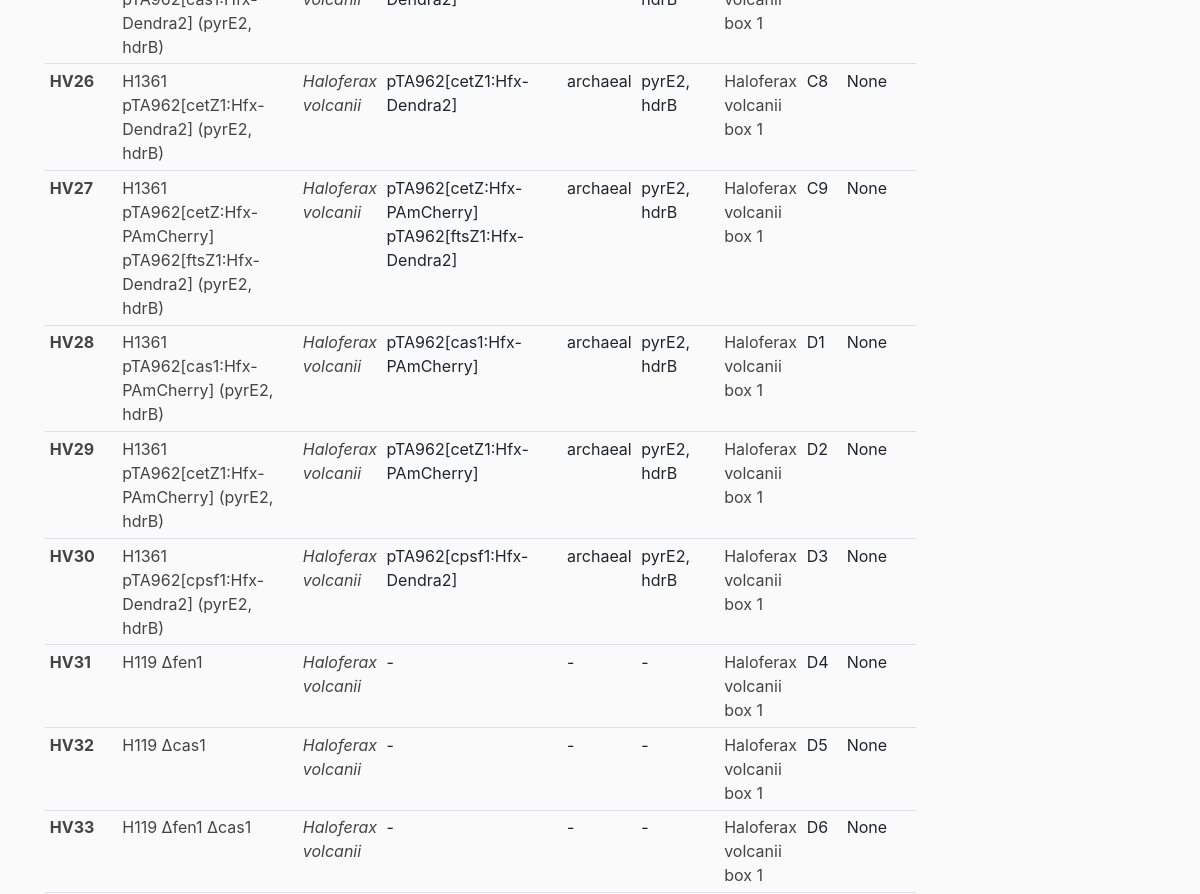
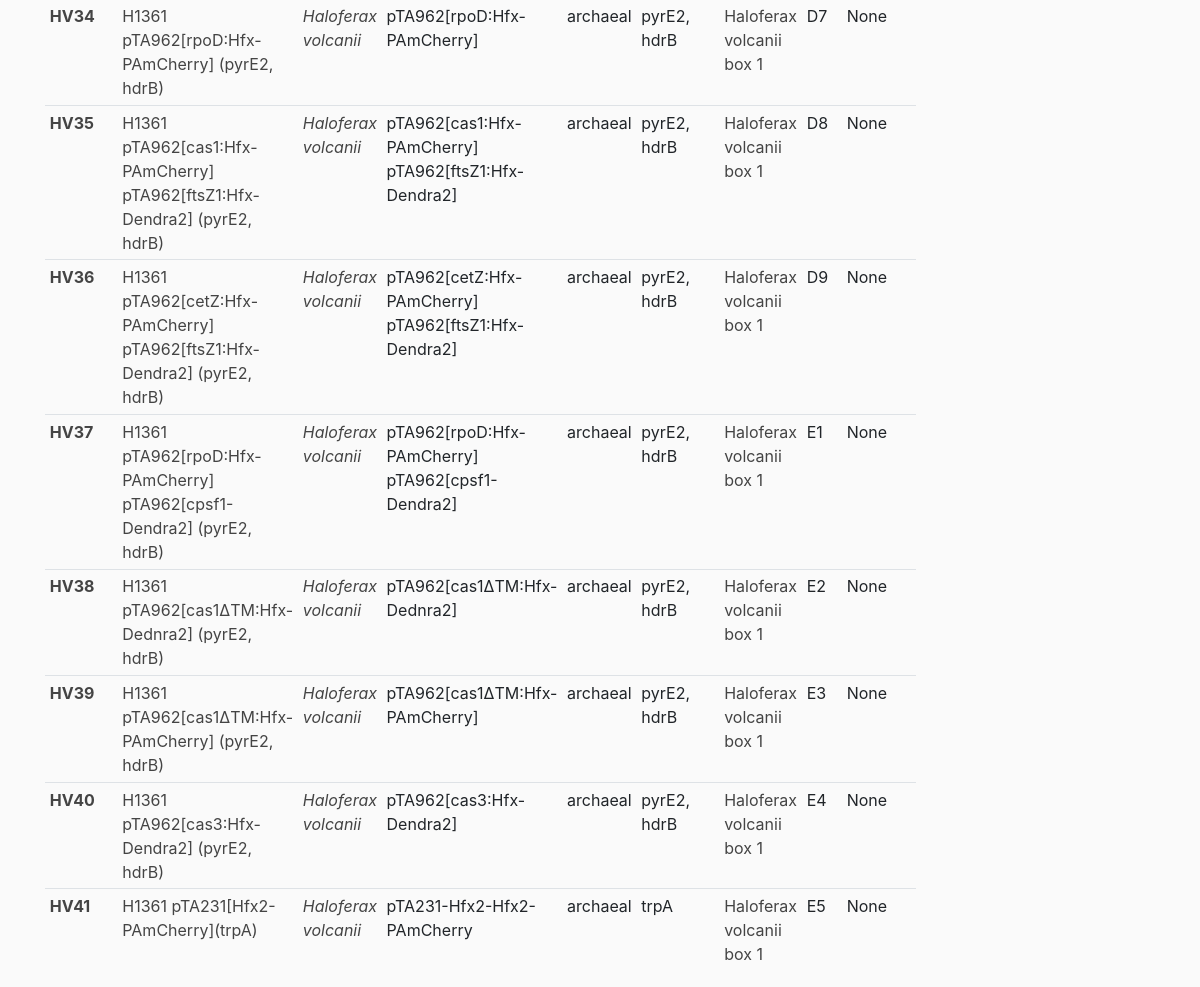
Page /results?host=Haloferax+volcanii (signed in, lower part) on the earlier database version (2 pictures, top to bottom).
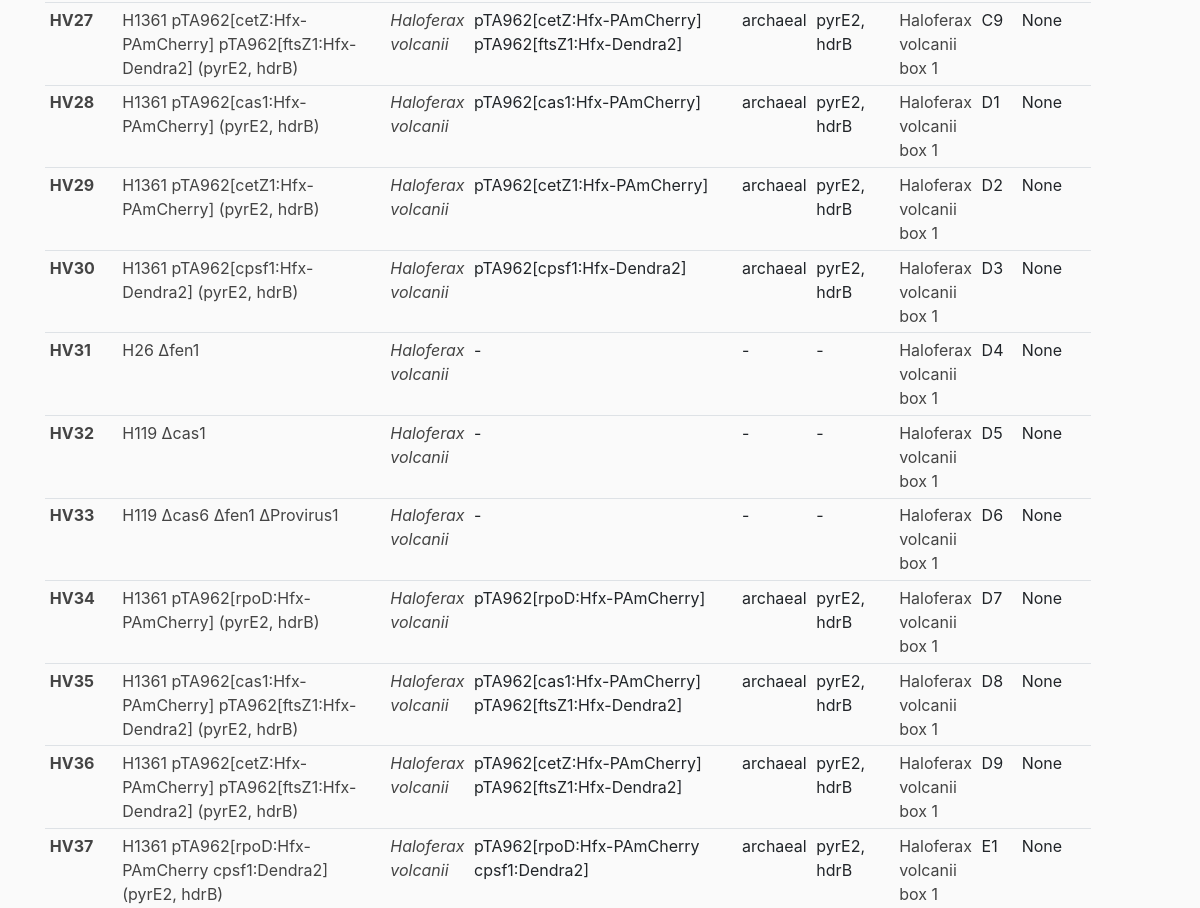
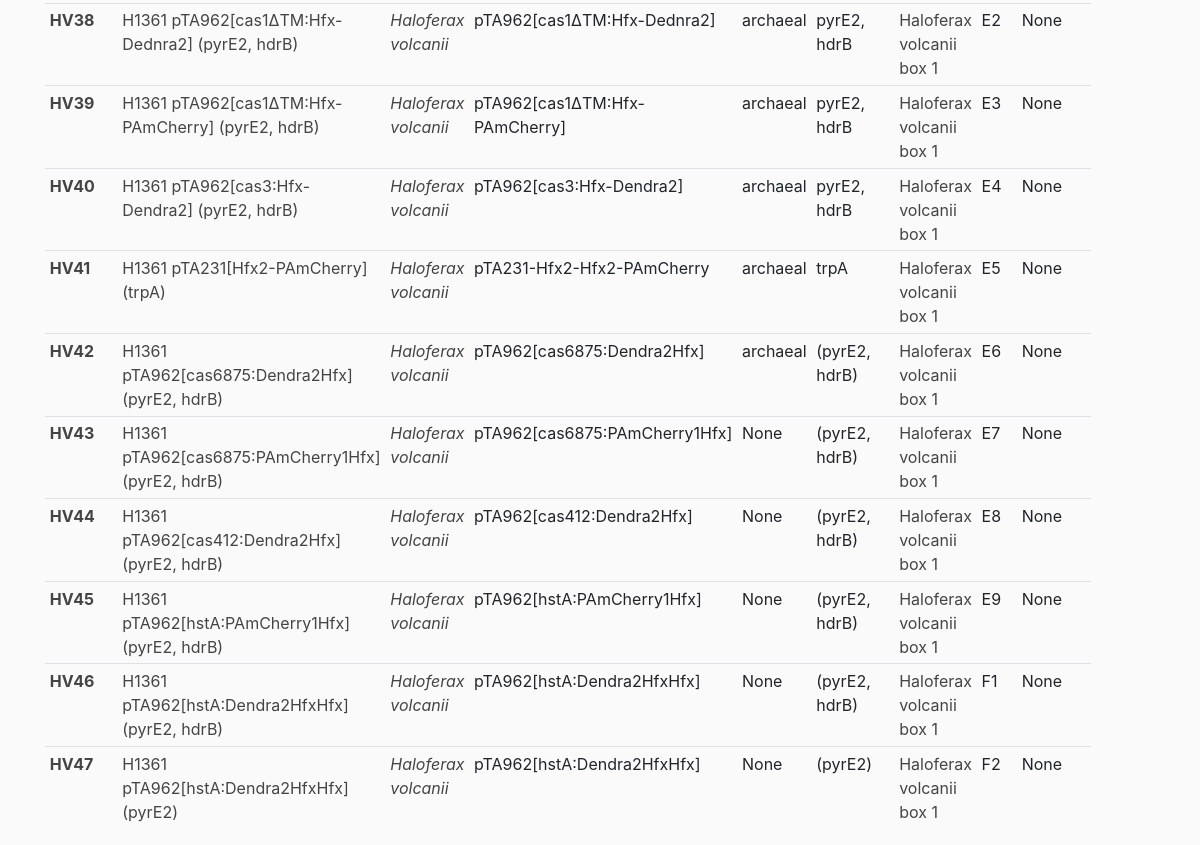
Same page on the later database version (2 pictures, top to bottom).
### strain_library/models.py (models this page shows, shortened)
class Strain(db.Model):
    __tablename__ = 'strain'
    id = db.Column(db.Integer, primary_key=True)
    number = db.Column(db.String, nullable=False, unique=True)
    name = db.Column(db.String, nullable=False)
    host = db.Column(db.String, nullable=False)
    vector = db.Column(db.String)
    vector_type = db.Column(db.String)
    selection_marker = db.Column(db.String)
    box = db.Column(db.String)
    slot = db.Column(db.String)
    date_of_creation = db.Column(db.Date)
    comments = db.Column(db.Text)
    user_id = db.Column(db.Integer, db.ForeignKey('user.id'), nullable=False)
    box_id = db.Column(db.Integer, db.ForeignKey('box.id'), nullable=False)
    type = db.Column(db.String)
    __mapper_args__ = {
        'polymorphic_identity':'strain',
        'polymorphic_on':type
    }

class HvolcaniiStrain(Strain):
    __tablename__ = 'hvolcaniistrainlist'
    id = db.Column(db.Integer, db.ForeignKey('strain.id'), primary_key=True)
    __mapper_args__ = {
        'polymorphic_identity':'hvolcaniistrainlist'
    }

class Strain(db.Model):
    __tablename__ = 'strain'
    id = db.Column(db.Integer, primary_key=True)
    number = db.Column(db.String, nullable=False, unique=True)
    name = db.Column(db.String, nullable=False)
    host = db.Column(db.String, nullable=False)
    vector = db.Column(db.String)
    vector_type = db.Column(db.String)
    selection_marker = db.Column(db.String)
    box = db.Column(db.String)
    slot = db.Column(db.String)
    date_of_creation = db.Column(db.Date)
    comments = db.Column(db.Text)
    user_id = db.Column(db.Integer, db.ForeignKey('user.id'), nullable=False)
    box_id = db.Column(db.Integer, db.ForeignKey('box.id'), nullable=False)
    type = db.Column(db.String)
    __mapper_args__ = {
        'polymorphic_identity':'strain',
        'polymorphic_on':type
    }

### strain_library/routes.py (the view)
@app.route('/results')
@login_required
def results():
    host = request.args.get('host')
    box = request.args.get('box')
    if host:
        strains = Strain.query.filter_by(host=host).all()
        return render_template('results.html', strains=strains)
    if box:
        strains = Strain.query.filter_by(box=box).all()
        return render_template('results.html', strains=strains)
    strains = Strain.query.all()
    return render_template('results.html', strains=strains)

### strain_library/models.py (called while the page is built)
@login_manager.user_loader
def load_user(user_id):
    return User.query.get(int(user_id))

### strain_library/templates/results.html (shortened to what this page needs)
{% extends "layout.html" %}
{% block content %}
    <table class="table table-sm table-hover">
        <tbody>
            {% for strain in strains %}
            <tr>
                <th scope="row" ><a class="article-title" href="{{ url_for('strain', strain_id=strain.id) }}">{{ strain.number }}</a></th>
                <td><a class="article-title" href="{{ url_for('strain', strain_id=strain.id) }}">{{ strain.name }}</a></td>
                <td><i><a class="article-title" href="{{ url_for('results', host=strain.host) }}">{{ strain.host }}</a></i></td>
                <td>{{ strain.vector }}</td>
                <td>{{ strain.vector_type }}</td>
                <td>{{ strain.selection_marker }}</td>
                <td><a class="article-title" href="{{ url_for('results', box=strain.box) }}">{{ strain.box }}</a></td>
                <td>{{ strain.slot }}</td>
                <td>{{ strain.date_of_creation }}</td>
            </tr>
            {% endfor %}
        </tbody>
      </table>
{% endblock content %}

Differences in the rows shown:
no longer on this page (row unchanged): HvolcaniiStrain: number "HV26", name "H1361 pTA962[cetZ1:Hfx-Dendra2] (pyrE2, hdrB)", host "Haloferax volcanii", vector "pTA962[cetZ1:Hfx-Dendra2]", vector_type "archaeal", selection_marker "pyrE2, hdrB", box "Haloferax volcanii box 1", slot "C8", date_of_creation "None"
changed through a linked row, HvolcaniiStrain "HV31": name "H119 Δfen1" → "H26 ∆fen1"
changed through a linked row, HvolcaniiStrain "HV33": name "H119 Δfen1 Δcas1" → "H119 ∆cas6 ∆fen1 ∆Provirus1"
changed through a linked row, HvolcaniiStrain "HV37": name "H1361 pTA962[rpoD:Hfx-PAmCherry] pTA962[cpsf1-Dendra2] (pyrE2, hdrB)" → "H1361 pTA962[rpoD:Hfx-PAmCherry cpsf1:Dendra2] (pyrE2, hdrB)"; vector "pTA962[rpoD:Hfx-PAmCherry] pTA962[cpsf1-Dendra2]" → "pTA962[rpoD:Hfx-PAmCherry cpsf1:Dendra2]"
added HvolcaniiStrain: number "HV42", name "H1361 pTA962[cas6875:Dendra2Hfx](pyrE2, hdrB)", host "Haloferax volcanii", vector "pTA962[cas6875:Dendra2Hfx]", vector_type "archaeal", selection_marker "(pyrE2, hdrB)", box "Haloferax volcanii box 1", slot "E6", date_of_creation "None"
added HvolcaniiStrain: number "HV43", name "H1361 pTA962[cas6875:PAmCherry1Hfx](pyrE2, hdrB)", host "Haloferax volcanii", vector "pTA962[cas6875:PAmCherry1Hfx]", vector_type "None", selection_marker "(pyrE2, hdrB)", box "Haloferax volcanii box 1", slot "E7", date_of_creation "None"
added HvolcaniiStrain: number "HV44", name "H1361 pTA962[cas412:Dendra2Hfx](pyrE2, hdrB)", host "Haloferax volcanii", vector "pTA962[cas412:Dendra2Hfx]", vector_type "None", selection_marker "(pyrE2, hdrB)", box "Haloferax volcanii box 1", slot "E8", date_of_creation "None"
added HvolcaniiStrain: number "HV45", name "H1361 pTA962[hstA:PAmCherry1Hfx](pyrE2, hdrB)", host "Haloferax volcanii", vector "pTA962[hstA:PAmCherry1Hfx]", vector_type "None", selection_marker "(pyrE2, hdrB)", box "Haloferax volcanii box 1", slot "E9", date_of_creation "None"
added HvolcaniiStrain: number "HV46", name "H1361 pTA962[hstA:Dendra2HfxHfx](pyrE2, hdrB)", host "Haloferax volcanii", vector "pTA962[hstA:Dendra2HfxHfx]", vector_type "None", selection_marker "(pyrE2, hdrB)", box "Haloferax volcanii box 1", slot "F1", date_of_creation "None"
added HvolcaniiStrain: number "HV47", name "H1361 pTA962[hstA:Dendra2HfxHfx](pyrE2)", host "Haloferax volcanii", vector "pTA962[hstA:Dendra2HfxHfx]", vector_type "None", selection_marker "(pyrE2)", box "Haloferax volcanii box 1", slot "F2", date_of_creation "None"
